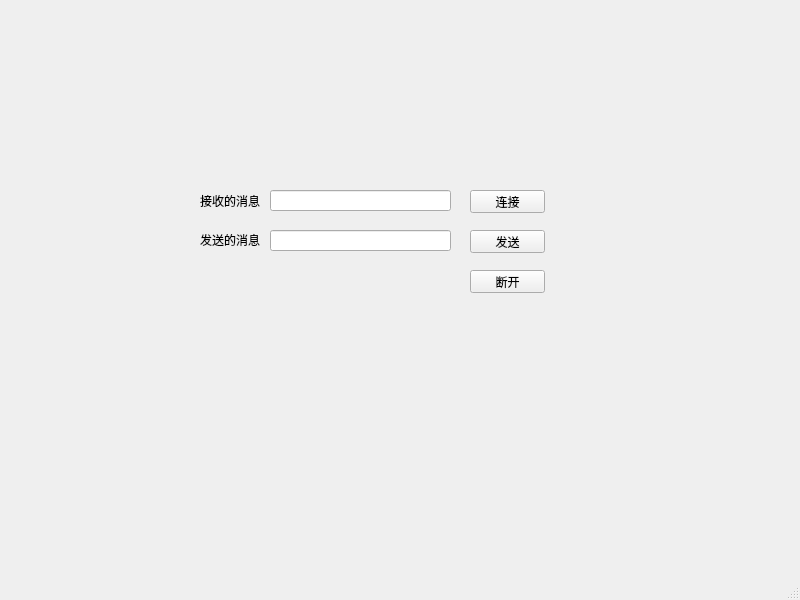
<?xml version="1.0" encoding="UTF-8"?>
<ui version="4.0">
 <class>MainWindow</class>
 <widget class="QMainWindow" name="MainWindow">
  <property name="geometry">
   <rect>
    <x>0</x>
    <y>0</y>
    <width>800</width>
    <height>600</height>
   </rect>
  </property>
  <property name="windowTitle">
   <string>MainWindow</string>
  </property>
  <widget class="QWidget" name="centralwidget">
   <widget class="QLineEdit" name="le_send">
    <property name="geometry">
     <rect>
      <x>270</x>
      <y>230</y>
      <width>181</width>
      <height>21</height>
     </rect>
    </property>
   </widget>
   <widget class="QPushButton" name="btn_connect">
    <property name="geometry">
     <rect>
      <x>470</x>
      <y>190</y>
      <width>75</width>
      <height>23</height>
     </rect>
    </property>
    <property name="text">
     <string>连接</string>
    </property>
   </widget>
   <widget class="QLabel" name="label_2">
    <property name="geometry">
     <rect>
      <x>200</x>
      <y>230</y>
      <width>61</width>
      <height>20</height>
     </rect>
    </property>
    <property name="text">
     <string>发送的消息</string>
    </property>
   </widget>
   <widget class="QLineEdit" name="le_receive">
    <property name="geometry">
     <rect>
      <x>270</x>
      <y>190</y>
      <width>181</width>
      <height>21</height>
     </rect>
    </property>
   </widget>
   <widget class="QPushButton" name="btn_send">
    <property name="geometry">
     <rect>
      <x>470</x>
      <y>230</y>
      <width>75</width>
      <height>23</height>
     </rect>
    </property>
    <property name="text">
     <string>发送</string>
    </property>
   </widget>
   <widget class="QPushButton" name="btn_close">
    <property name="geometry">
     <rect>
      <x>470</x>
      <y>270</y>
      <width>75</width>
      <height>23</height>
     </rect>
    </property>
    <property name="text">
     <string>断开</string>
    </property>
   </widget>
   <widget class="QLabel" name="label">
    <property name="geometry">
     <rect>
      <x>200</x>
      <y>190</y>
      <width>61</width>
      <height>21</height>
     </rect>
    </property>
    <property name="text">
     <string>接收的消息</string>
    </property>
   </widget>
  </widget>
  <widget class="QMenuBar" name="menubar">
   <property name="geometry">
    <rect>
     <x>0</x>
     <y>0</y>
     <width>800</width>
     <height>26</height>
    </rect>
   </property>
  </widget>
  <widget class="QStatusBar" name="statusbar"/>
 </widget>
 <resources/>
 <connections/>
</ui>
